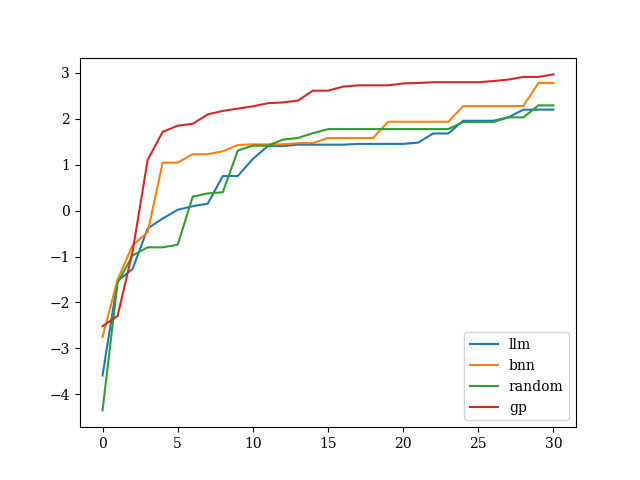

This figure's Python source:
import numpy as np
from matplotlib import pyplot as plt

# use heltiva as the default font
plt.rcParams['font.family'] = 'serif'

# change default line color 
import matplotlib as mpl
import numpy as np

def run():
    import json
    results = open('result.json', 'r').readlines()
    results = [json.loads(r) for r in results]
    
    DATA = "FreeSolv"
    results_llm = [r for r in results if r['method'] == 'llm' and r['data'] == DATA]
    results_bnn = [r for r in results if r['method'] == 'bnn' and r['data'] == DATA]
    results_random = [r for r in results if r['method'] == 'random' and r['data'] == DATA]
    results_gp = [r for r in results if r['method'] == 'gp' and r['data'] == DATA]
    
    traj_llm = [r['trajectory'] for r in results_llm]
    traj_bnn = [r['trajectory'] for r in results_bnn]
    traj_random = [r['trajectory'] for r in results_random]
    traj_gp = [r['trajectory'] for r in results_gp]
    traj_llm = np.array(traj_llm)
    traj_bnn = np.array(traj_bnn)
    traj_random = np.array(traj_random)
    traj_gp = np.array(traj_gp)
    traj_llm = np.maximum.accumulate(traj_llm, axis=1)
    traj_bnn = np.maximum.accumulate(traj_bnn, axis=1)
    traj_random = np.maximum.accumulate(traj_random, axis=1)
    traj_gp = np.maximum.accumulate(traj_gp, axis=1)
    
    plt.plot(traj_llm.mean(axis=0), label='llm')
    plt.plot(traj_bnn.mean(axis=0), label='bnn')
    plt.plot(traj_random.mean(axis=0), label='random')
    plt.plot(traj_gp.mean(axis=0), label='gp')
    plt.legend()
    
    plt.savefig('plot.png') 
    
if __name__ == '__main__':
    run()